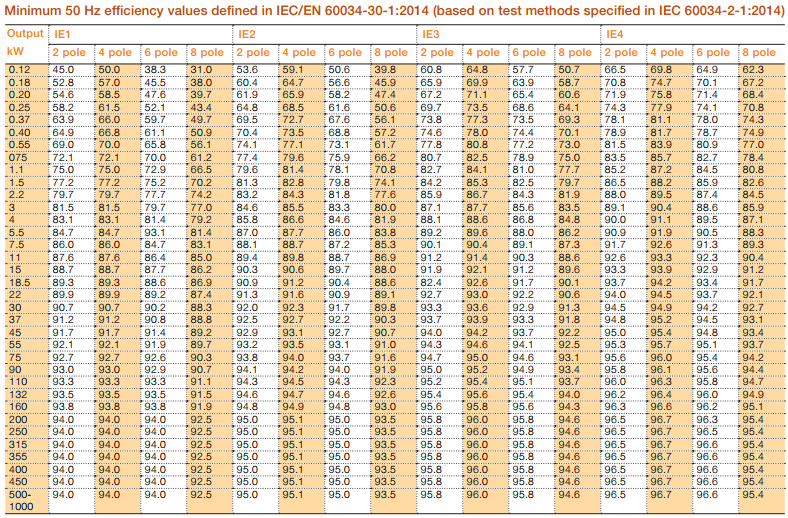
%> input picture TRAIN/Seda/efficiency_table.png, 788 x 518 px
$ octave Train_motor_design_1compare.m   (GNU Octave 9; MATLAB toolbox functions it lacks are replaced by stand-ins)
%> lines starting %> are read from the running program, lines starting %| are printed output that depends on the picture
%% EM564 SECOND PROJECT:TRAIN MOTOR DESIGN
%% ID
%%
% *NAME :* Seda KÜL
%
% *E-mail :* sedakul@gazi.edu.tr

%% Specification and Design Parameter
%
% This project is relevant to design is a traction asynchronous squirrel cage induction motor with the following specifications:
%
% *Rated Power Output: 1280 kW
%
% *Line-to-line voltage: 1350 V
%
% *Number of poles: 6
%
% *Rated Speed: 1520 rpm (72 km/h) (driven with 78 Hz inverter)
%
% *Rated Motor Torque: 7843 Nm
%
% *Cooling: Forced Air Cooling
%
% *Insulating Class: 200
%
% *Train Wheel Diameter: 1210 mm
%
% *Maximum Speed: 140 km/h
%
% *Gear Ratio: 4.821
%
% The main idea of design motor is to obtain the dimensions of all parts of
% the motor in order to supply these data to the manufacturer. The outcome
% of the project are like this:
%
% *Material Properties, Frame size etc.
%
% *Magnetic Circuit Details (flux density calculations at various points: air-gap, teeth, back-core etc, magnetic loading)
%
% *Electric Circuit (Winding selection, electric loading, fill factor, phase resistance, winding factors (for fundamentalsn and for harmonics))
%
% *Rough thermal calculations (cooling method, operating temperature, ways to improve cooling)
%
% *Efficiency, current, torque characteristics
%
% *Mass Calculations (structural mass, copper mass, steel mass etc)
%
P=1280000;
V=1350;
Vph=V/sqrt(3);
 pole=6;
 pole_p=pole/2;
 m=3; % phase number
 q=4;
 Nr=1520;
 f=78;
 Nsyn=f/(pole/2); % synchronous rotor speed in hertz
 Tr=7843;
 Ns=120*f/(pole);
s=(Ns-Nr)/Ns;
power_factor=0.85;
efficiency=0.91;
%%
% Since January 1, 2015: The legally specified minimum efficiency IE3 must be maintained for power ratings from 7.5 kW to 375 kW or an IE2 motor plus frequency inverter.


eff = imread('efficiency_table.png');
%> eff is the input picture: size 518x788x3 uint8; mean R, G, B 230.8, 215.4, 193.9
figure;
imshow(eff);
title('Efficiency Table','FontSize',18,'FontWeight','Bold');


%% Main Dimension of Stator Core

cmec = imread('Cmech.png');
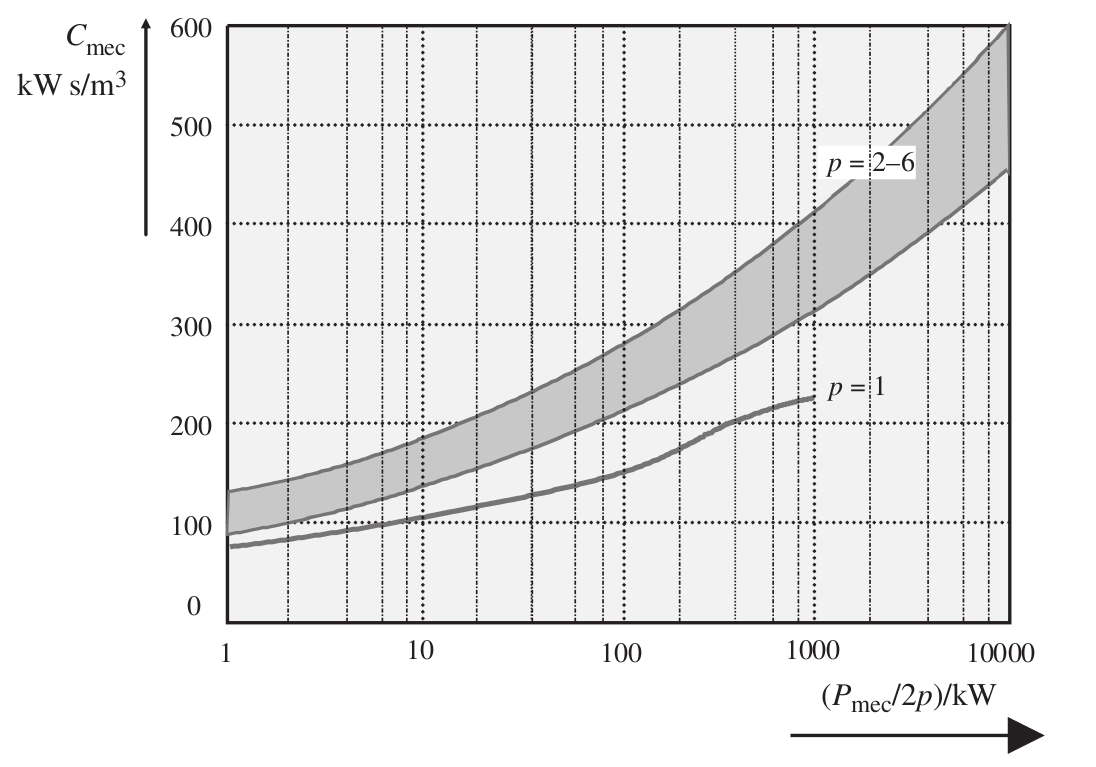
%> input picture TRAIN/Seda/Cmech.png, 1096 x 767 px
%> cmec is the input picture: size 767x1096x3 uint8; mean R, G, B 235.6, 235.4, 235.4
figure;
imshow(cmec);
title('Motor constant:Cmec','FontSize',18,'FontWeight','Bold');

Cmec=280;
x=(pi*(pole_p^(1/3)))/pole;
Din=((P/1000)/(Cmec*Nsyn*x))^(1/3); %m
L=x*Din;  %m

ratio = imread('Do-Di value.png');
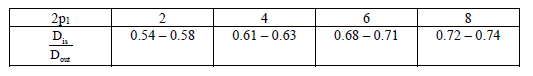
%> input picture TRAIN/Seda/Do-Di value.png, 533 x 76 px
%> ratio is the input picture: size 76x533x3 uint8; mean R, G, B 238.2, 238.2, 238.4
figure;
imshow(ratio);
title('Inner and outer diameter proportion','FontSize',14,'FontWeight','Bold');

Dout=Din/0.7;
Qs=q*m*pole;

Ftan=Tr/(Din/2);
surface_area=pi*Din*L; %m^2
sheer_stress=Ftan*10^-3/surface_area; %kPa
magnetic_loading=0.85; %Magnetic loading
electric_loading=(sheer_stress/magnetic_loading);

airgap=(0.18+0.006*P^(0.4));

%% Stator Winding

slot_number = imread('stator and rotor slot number.png');
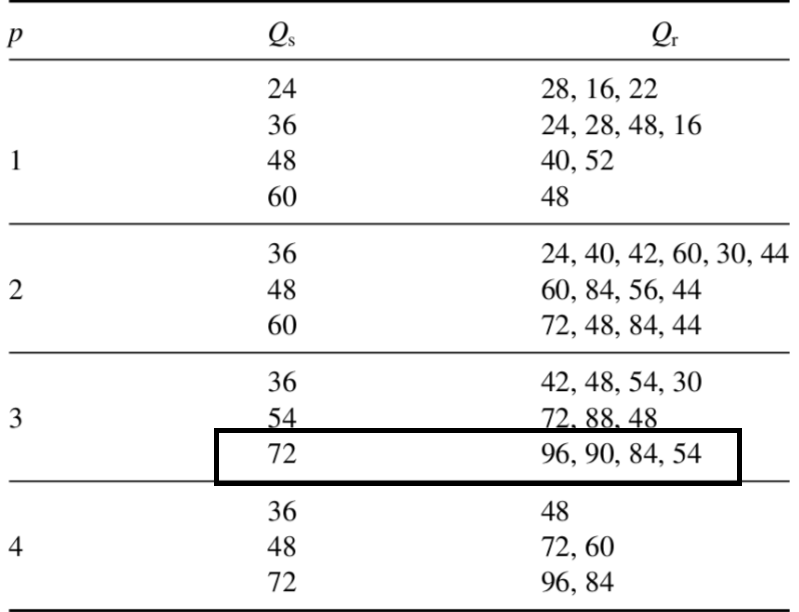
%> input picture TRAIN/Seda/stator and rotor slot number.png, 799 x 612 px
%> slot_number is the input picture: size 612x799x3 uint8; min 0, max 255, mean 242.3
figure;
imshow(slot_number);
title('Commen stator rotor slot combination ','FontSize',18,'FontWeight','Bold');

Qs=q*m*pole;

electrical_angle=(2*pi*pole_p)/Qs;
format rat
electrical_angle_rad=electrical_angle/pi;
format short

%%
%
% Total winding factor (kw) consist of distribution factor (kd) and pitch
% factor (kp). To eliminate 5.harmonik chording factor is selected 5/6
% under pitch
chording_factor=5/6;
Kd=sin(pi/(2*m))/(q*sin(pi/(2*m*q)));
Kp=sin((pi/2)*chording_factor);
Kw=Kd*Kp;

pole_pitch=pi*Din/pole; %m
slot_pitch=pole_pitch/(3*q);

mag_flux= imread('magnetic_flux_value.png');
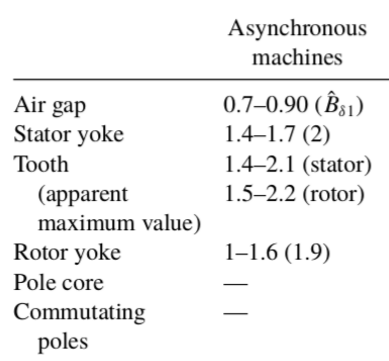
%> input picture TRAIN/Seda/magnetic_flux_value.png, 389 x 361 px
%> mag_flux is the input picture: size 361x389x3 uint8; min 0, max 255, mean 241.5
figure;
imshow(mag_flux);
title('Magnetic flux value for the different part of the motor ','FontSize',14,'FontWeight','Bold');

Bg=0.7;  % for p=6 Bg=0.7-0.82

Le=L+(2*airgap)/1000;
area_of_one_pole=pi*Din*Le/pole;  %m^2

%%
% Induction motors, both the stator and rotor teeth are saturated at the peak value of the flux density.
% This leads to a higher reluctance of these teeth when compared with other teeth, and thus
% ai takes notably higher values than the value corresponding to a sinusoidal distribution. The
% factor ai (2/pi)has to be iterated gradually to the correct value during the design process. The value
% ai = 0.64 of an unsaturated machine can be employed as an initial value, unless it is known
% at the very beginning of the design process that the aim is to design a strongly saturating machine,
% in which case a higher initial value can be selected.
%
% After calculate magnetic flux using the below equation we can find turn number
%
% E=4.44*f*N*kw*magnetic_flux

fundamental_magnetic_flux=(2/pi)*pole_pitch*Bg*L; %Wb
flux=pole_pitch*Le*Bg;
alfa_u=pole*pi/Qs;

format rat
alfa_u_rad=alfa_u/pi;
format short

Kf=1.085;
Ke=0.97;
N=(Ke*Vph)/(4*Kf*Kw*f*fundamental_magnetic_flux);


a1=1;  %number of current path in parallel
conductor_per_slot=a1*N/(pole_p*q);
number_of_conductor_per_slot=fix(conductor_per_slot); %(ns)
if mod(number_of_conductor_per_slot,2)==0
    number_of_conductor_per_slot_n=number_of_conductor_per_slot;
else
        number_of_conductor_per_slot_n=number_of_conductor_per_slot-1;
end

N_new=number_of_conductor_per_slot*Qs/pole;

%%
% Number of conductors per slot should be an even number as there are two distinct coils per slot in a double layer winding,
% Due to changing number of turns per phase we have to recalculate the actual airgap flux density Bg.
Bg_new=Bg*N/N_new

Irated=P/(efficiency*power_factor*V*sqrt(3));

%%
% J=5-8 A/mm^2 for 2p=6,8

J=6.5;

Ac=Irated/J;
d_copper=sqrt(4*Ac/pi);

% because of the skin effect we use paralel conductors.
parallel_branch=12;

d_copper_new=sqrt(4*Ac/(pi*parallel_branch));

awg_area=[107,85,67.4,53.5 42.4,33.6,26.7,21.2,16.8,13.3,10.6,8.37,6.63,5.26,4.17,3.31,2.63,2.08,1.65,1.31,1.04,0.82,0.653,0.518];%tablo
prop=(awg_area*parallel_branch/Ac);
[M,I]=min(prop(prop>1));
awg_size=[11.684,10.405,9.266,8.251,7.348,6.544,5.827,5.189,4.621,4.115,3.665,3.264,2.906,2.588,2.305,2.053,1.828,1.628,1.450,1.291,1.150,1.024,0.912,0.812,0.723,0.644,0.573,0.511]
wire_cross_section=awg_area(I);
d_co_new=awg_size(I);

%%
% Skin Effect
mu=4*pi*10^-7;
cop_mu=1.256629*10^-6;
cop_res=1.68*10^-8; % resistivity of the copper for 20C
w=2*pi*f/pole_p;
skin_dept=sqrt((2*cop_res)/(cop_mu*w))*1000; %mm

%%
% Skin depth is bigger than the wire size and frequency is not very high so we can ignore the skin effect.

%% Stator Slot Sizing

stator_slot= imread('stator_slot_geometry.png');
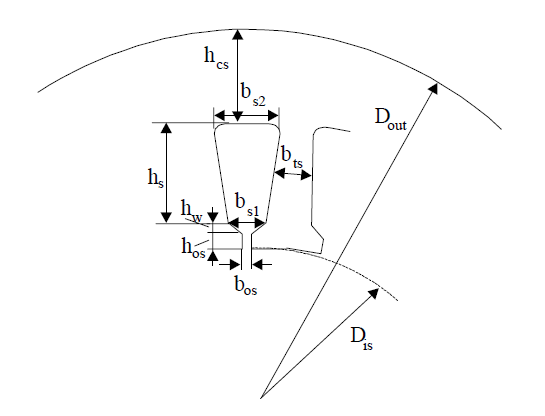
%> input picture TRAIN/Seda/stator_slot_geometry.png, 545 x 416 px
%> stator_slot is the input picture: size 416x545x3 uint8; mean R, G, B 250.9, 250.8, 250.9
figure;
imshow(stator_slot);
title('Stator slot geometry','FontSize',18,'FontWeight','Bold');

%%
% Above 10kW Kfill=0.4-0.44
Kfill=0.44;
slot_area=pi*d_co_new^2*parallel_branch*number_of_conductor_per_slot_n/(4*Kfill); %mm^2

Bts=1.65;
Kfe=0.96; % stator stacking factor
bts=Bg_new*slot_pitch/(Bts*Kfe);   %tooth width
bos=0.0025;
hos=0.001;
hw=0.002;

bs1=(pi*(Din+2*hos+2*hw)/Qs)-bts;  %slot lower width m
bs2 = sqrt(4*slot_area*10^-6*tan(pi/Qs)+(bs1^2));
hs=2*slot_area*10^-6/(bs2+bs1); %m

MMF_airgap=(1.2*airgap*10^-3)*Bg_new/mu;  %airgap mmf

%%
% From the B-H curve table H values are selected

%> (the run ends here)
